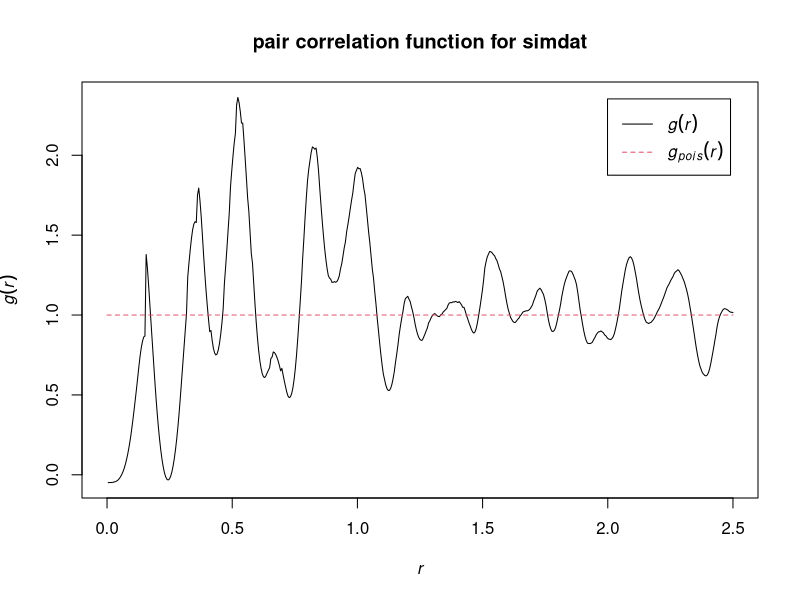

Here is the R script that generated this plot:
library(spatstat)


### Name: pcf.fv
### Title: Pair Correlation Function obtained from K Function
### Aliases: pcf.fv
### Keywords: spatial nonparametric

### ** Examples

  # univariate point pattern
  X <- simdat
  ## Don't show: 
    X <- X[seq(1,npoints(X), by=4)]
  
## End(Don't show)
  K <- Kest(X)
  p <- pcf.fv(K, spar=0.5, method="b")
  plot(p, main="pair correlation function for simdat")
  # indicates inhibition at distances r < 0.3
